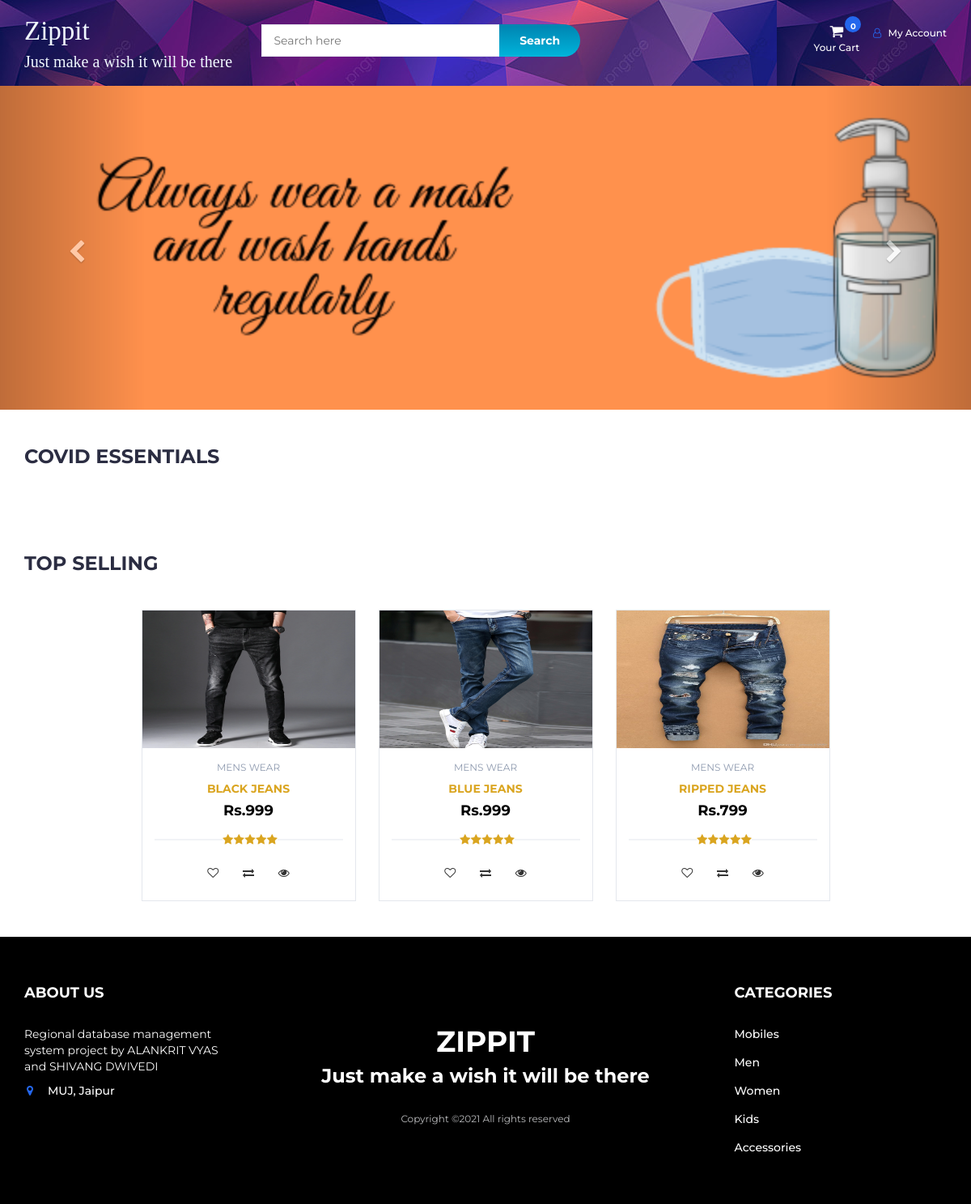
The page / on the database its author committed.
### tables this page shows
CREATE TABLE `products` (
  `product_id` int(100) NOT NULL,
  `product_cat` int(100) NOT NULL,
  `product_brand` int(100) NOT NULL,
  `product_title` varchar(255) NOT NULL,
  `product_price` int(100) NOT NULL,
  `product_desc` text NOT NULL,
  `product_image` text NOT NULL,
  `product_keywords` text NOT NULL
);

CREATE TABLE `categories` (
  `cat_id` int(100) NOT NULL,
  `cat_title` text NOT NULL
);

### index.php (called while the page is built)
<?php
include "header.php";
include "body.php";
include "footer.php";
?>

### body.php (the view, shortened to what this page needs)
<div id="myCarousel" class="carousel slide" data-ride="carousel">
    <div class="carousel-inner">
      <div class="item active">
        <img src="img/banner1.png"  style="width:100%;">
      </div>
    </div>
    <a class="left carousel-control _26sdfg" href="#myCarousel" data-slide="prev">
      <span class="glyphicon glyphicon-chevron-left"></span>
    </a>
    <a class="right carousel-control _26sdfg" href="#myCarousel" data-slide="next">
      <span class="glyphicon glyphicon-chevron-right"></span>
    </a>
  </div>
		<div class="section">
			<div class="container">
				<div class="row">
					<div class="col-md-12">
						<div class="section-title">
							<h3 class="title">Covid Essentials</h3>
						</div>
					</div>
					<div class="col-md-12  ">
						<div class="row">
							<div class="products-tabs">
								<div id="tab1" class="tab-pane active">
									<div class="products-slick" data-nav="#slick-nav-1" >
									</div>
								</div>
							</div>
						</div>
					</div>
				</div>
			</div>
		</div>
		<div class="section">
			<div class="container">
				<div class="row">
					<div class="col-md-12">
						<div class="section-title">
							<h3 class="title">Top selling</h3>
						</div>
					</div>
					<div class="col-md-12">
						<div class="row">
							<div class="products-tabs">
								<div id="tab2" class="tab-pane fade in active">
									<div class="products-slick" data-nav="#slick-nav-2">
										<?php
                    include 'db.php';
					$product_query = "SELECT * FROM products,categories WHERE product_cat=cat_id AND product_id BETWEEN 59 AND 65";
                $run_query = mysqli_query($con,$product_query);
                if(mysqli_num_rows($run_query) > 0){
                    while($row = mysqli_fetch_array($run_query)){
                        $pro_id    = $row['product_id'];
                        $pro_title = $row['product_title'];
                        $pro_price = $row['product_price'];
                        $pro_image = $row['product_image'];
                        $cat_name = $row["cat_title"];
                        echo "
								<div class='product'>
									<a href='product.php?p=$pro_id'><div class='product-img'>
										<img src='product_images/$pro_image' style='max-height: 170px;' alt=''>
									</div></a>
									<div class='product-body'>
										<p class='product-category'>$cat_name</p>
										<h3 class='product-name header-cart-item-name'><a href='product.php?p=$pro_id'>$pro_title</a></h3>
										<h4 class='product-price header-cart-item-info'>Rs.$pro_price</h4>
										<div class='product-rating'>
											<i class='fa fa-star'></i>
											<i class='fa fa-star'></i>
											<i class='fa fa-star'></i>
											<i class='fa fa-star'></i>
											<i class='fa fa-star'></i>
										</div>
										<div class='product-btns'>
											<button class='add-to-wishlist'><i class='fa fa-heart-o'></i><span class='tooltipp'>add to wishlist</span></button>
											<button class='add-to-compare'><i class='fa fa-exchange'></i><span class='tooltipp'>add to compare</span></button>
											<button class='quick-view'><i class='fa fa-eye'></i><span class='tooltipp'>quick view</span></button>
										</div>
									</div>
									<div class='add-to-cart'>
										<button pid='$pro_id' id='product' class='add-to-cart-btn block2-btn-towishlist' href='#'><i class='fa fa-shopping-cart'></i> add to cart</button>
									</div>
								</div>
			";
		}
}
?>
									</div>
								</div>
							</div>
						</div>
					</div>
				</div>
			</div>
		</div>

### css/style.css (style rules this page uses)
body { font-family: 'Montserrat', sans-serif; font-weight: 400; background-color: white; }
h1, h2, h3, h4, h5, h6 { color: #2B2D42; font-weight: 700; margin: 0 0 10px; }
a { color: goldenrod; font-weight: 500; -webkit-transition: 0.2s color; transition: 0.2s color; }
.section { padding-top: 30px; padding-bottom: 30px; }
.section-title { position: relative; margin-bottom: 30px; margin-top: 15px; }
.section-title .title { display: inline-block; text-transform: uppercase; margin: 0px; }
.product { position: relative; margin: 15px 0px; -webkit-box-shadow: 0px 0px 0px 0px #E4E7ED, 0px 0px 0px 1px #E4E7ED; box-shadow: 0px 0px 0px 0px #E4E7ED, 0px 0px 0px 1px #E4E7ED; -webkit-transition: 0.2s all; transition: 0.2s all; }
.product .product-img { position: relative; }
.product .product-img>img { width: 100%; }
.product .product-body { position: relative; padding: 15px; background-color: #FFF; text-align: center; z-index: 20; }
.product .product-body .product-category { text-transform: uppercase; font-size: 12px; color: #8D99AE; }
.product .product-body .product-name { text-transform: uppercase; font-size: 14px; }
.product .product-body .product-name>a { font-weight: 700; }
.product .product-body .product-price { color: black; font-size: 18px; }
.product .product-body .product-rating { position: relative; margin: 15px 0px 10px; height: 20px; }
.product .product-body .product-rating>i { position: relative; width: 14px; margin-right: -4px; background: #FFF; color: #E4E7ED; z-index: 10; }
.product .product-body .product-rating>i.fa-star { color: goldenrod; }
.product .product-body .product-rating:after { content: ""; position: absolute; top: 50%; left: 0; right: 0; -webkit-transform: translateY(-50%); -ms-transform: translateY(-50%); transform: translateY(-50%); height: 1px; background-color: #E4E7ED; }
.product .product-body .product-btns>button { position: relative; width: 40px; height: 40px; line-height: 40px; background: transparent; border: none; -webkit-transition: 0.2s all; transition: 0.2s all; }
.product .add-to-cart { position: absolute; left: 1px; right: 1px; bottom: 1px; padding: 15px; background: #1e1f29; text-align: center; -webkit-transform: translateY(0%); -ms-transform: translateY(0%); transform: translateY(0%); -webkit-transition: 0.2s all; transition: 0.2s all; z-index: 2; }
.product .add-to-cart .add-to-cart-btn { position: relative; border: 2px solid transparent; height: 40px; padding: 0 30px; background-color: #ef233c; color: #FFF; text-transform: uppercase; font-weight: 700; border-radius: 40px; -webkit-transition: 0.2s all; transition: 0.2s all; }
.products-slick .product.slick-slide { margin: 15px; }
.products-tabs>.tab-pane { display: block; height: 0; opacity: 0; visibility: hidden; overflow-y: hidden; padding-bottom: 60px; margin-bottom: -60px; }
.products-tabs>.tab-pane.active { opacity: 1; visibility: visible; height: auto; }

### header.php (style rules this page uses)
.glyphicon { display: inline-block; font: normal normal normal 14px/1 FontAwesome; font-size: inherit; text-rendering: auto; -webkit-font-smoothing: antialiased; -moz-osx-font-smoothing: grayscale; }
.glyphicon-chevron-left:before { content:"\f053" }
.glyphicon-chevron-right:before { content:"\f054" }

### rows shown on the page
products: product_image (picture), categories.cat_title "MENS WEAR", product_title "BLACK JEANS", product_price "999"
products: product_image (picture), categories.cat_title "MENS WEAR", product_title "BLUE JEANS", product_price "999"
products: product_image (picture), categories.cat_title "MENS WEAR", product_title "RIPPED JEANS", product_price "799"
